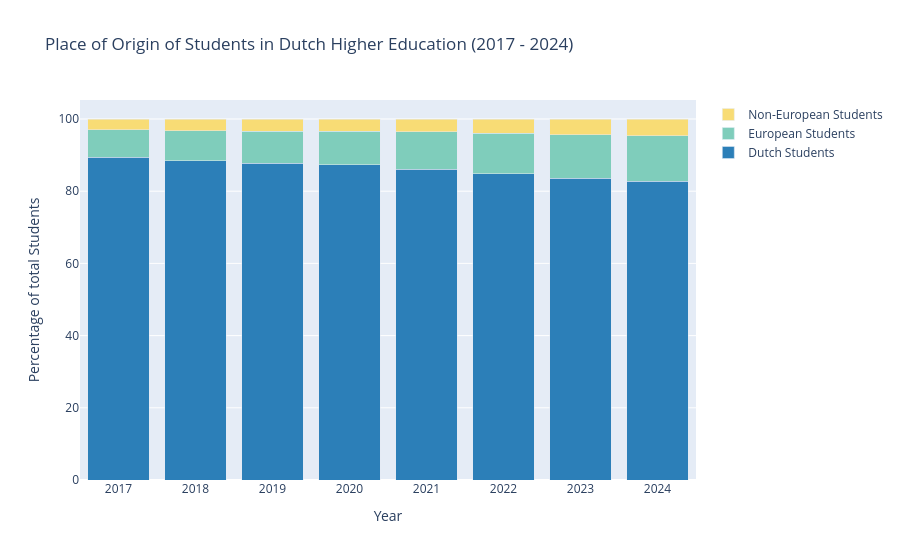

The notebook cell saved with this chart:
### Markdown cell above
### Increased Cultural Diversity
The growing number of international students at Dutch universities significantly contributes to cultural diversity within higher education. These students bring with them a wide range of perspectives, languages, customs, and ways of thinking, enriching the learning environment. This fosters intercultural understanding and helps both Dutch and international students develop the skills needed to collaborate effectively in an increasingly globalized world.

In addition, this diversity enhances knowledge exchange on both content and methodological levels. Due to their different academic backgrounds and approaches, international students introduce new insights into teaching and research. Universities benefit from this through group work, classroom discussions, and collaborative international research projects that integrate knowledge from multiple countries. As noted by Nuffic (2023), internationalization strengthens the quality of education and supports the development of global citizenship skills.

Moreover, the rise in international student numbers encourages institutions to design curricula and teaching methods that are more inclusive and internationally oriented. This includes the expansion of English-taught programs, the integration of intercultural training modules, and participation in international accreditation processes. These developments not only increase the appeal of Dutch universities but also strengthen their position in international rankings (OECD, 2024; Universities of the Netherlands, n.d.).

### Code cell
jaren2 = [2017, 2018, 2019, 2020, 2021,2022, 2023,2024]

Totaal = {jaar: student_realisatie[(student_realisatie['jaar'] == jaar)]['ingeschrevenen_HO'].sum() for jaar in jaren2}

# Each list comprehension creates a list of the percentage of certain groups of students
totaal_NL = [(student_realisatie[(student_realisatie['jaar'] == jaar) & (student_realisatie['herkomst'] == 'NL')]['ingeschrevenen_HO'].sum() / Totaal[jaar]) * 100 for jaar in jaren2]
totaal_EER = [(student_realisatie[(student_realisatie['jaar'] == jaar) & (student_realisatie['herkomst'] == 'EER')]['ingeschrevenen_HO'].sum() / Totaal[jaar]) * 100 for jaar in jaren2]
totaal_niet_EER = [(student_realisatie[(student_realisatie['jaar'] == jaar) & (student_realisatie['herkomst'] == 'niet-EER')]['ingeschrevenen_HO'].sum() / Totaal[jaar]) * 100 for jaar in jaren2]



fig2 = go.Figure(data=[
    go.Bar(name='Dutch Students', x=jaren2, y=totaal_NL, marker=dict(color='#2c7fb8')),
    go.Bar(name='European Students', x=jaren2, y=totaal_EER, marker=dict(color='#7fcdbb')),
    go.Bar(name='Non-European Students', x=jaren2, y=totaal_niet_EER, marker=dict(color='#f8dc75')),
    
])

fig2.update_layout(barmode='stack', title='Place of Origin of Students in Dutch Higher Education (2017 - 2024)', height = 600, xaxis_title="Year",
    yaxis_title="Percentage of total Students")
fig2.show()

### Figure 1 — Plotly figure (JSON) as saved in the notebook; plotly's stock layout.template omitted (floating-point values rounded to 4 significant figures)
{"data": [{"marker": {"color": "#2c7fb8"}, "name": "Dutch Students", "type": "bar", "x": [2017, 2018, 2019, 2020, 2021, 2022, 2023, 2024], "y": [89.39, 88.5, 87.71, 87.27, 86.03, 84.79, 83.59, 82.75]}, {"marker": {"color": "#7fcdbb"}, "name": "European Students", "type": "bar", "x": [2017, 2018, 2019, 2020, 2021, 2022, 2023, 2024], "y": [7.618, 8.254, 8.845, 9.284, 10.37, 11.28, 12.06, 12.58]}, {"marker": {"color": "#f8dc75"}, "name": "Non-European Students", "type": "bar", "x": [2017, 2018, 2019, 2020, 2021, 2022, 2023, 2024], "y": [2.99, 3.243, 3.446, 3.449, 3.594, 3.936, 4.356, 4.673]}], "layout": {"autosize": true, "barmode": "stack", "title": {"text": "Place of Origin of Students in Dutch Higher Education (2017 - 2024)"}, "xaxis": {"autorange": true, "range": [2016.0, 2024.0], "title": {"text": "Year"}, "type": "linear"}, "yaxis": {"autorange": true, "range": [0, 105.3], "title": {"text": "Percentage of total Students"}, "type": "linear"}}}
